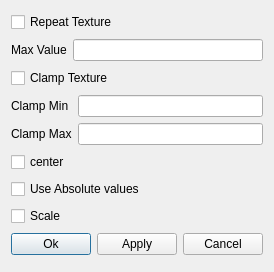
<ui version="4.0" >
 <class>Dialog</class>
 <widget class="QDialog" name="Dialog" >
  <property name="geometry" >
   <rect>
    <x>0</x>
    <y>0</y>
    <width>257</width>
    <height>272</height>
   </rect>
  </property>
  <property name="minimumSize" >
   <size>
    <width>0</width>
    <height>0</height>
   </size>
  </property>
  <property name="maximumSize" >
   <size>
    <width>90000</width>
    <height>90000</height>
   </size>
  </property>
  <property name="windowTitle" >
   <string>Dialog</string>
  </property>
  <layout class="QVBoxLayout" >
   <item>
    <widget class="QCheckBox" name="repeatBox" >
     <property name="text" >
      <string>Repeat Texture</string>
     </property>
    </widget>
   </item>
   <item>
    <layout class="QHBoxLayout" >
     <property name="spacing" >
      <number>6</number>
     </property>
     <property name="leftMargin" >
      <number>0</number>
     </property>
     <property name="topMargin" >
      <number>0</number>
     </property>
     <property name="rightMargin" >
      <number>0</number>
     </property>
     <property name="bottomMargin" >
      <number>0</number>
     </property>
     <item>
      <widget class="QLabel" name="label_3" >
       <property name="text" >
        <string>Max Value</string>
       </property>
      </widget>
     </item>
     <item>
      <widget class="QLineEdit" name="max_val" />
     </item>
    </layout>
   </item>
   <item>
    <widget class="QCheckBox" name="clampBox" >
     <property name="text" >
      <string>Clamp Texture</string>
     </property>
    </widget>
   </item>
   <item>
    <layout class="QHBoxLayout" >
     <property name="spacing" >
      <number>6</number>
     </property>
     <property name="leftMargin" >
      <number>0</number>
     </property>
     <property name="topMargin" >
      <number>0</number>
     </property>
     <property name="rightMargin" >
      <number>0</number>
     </property>
     <property name="bottomMargin" >
      <number>0</number>
     </property>
     <item>
      <layout class="QVBoxLayout" >
       <property name="spacing" >
        <number>6</number>
       </property>
       <property name="leftMargin" >
        <number>0</number>
       </property>
       <property name="topMargin" >
        <number>0</number>
       </property>
       <property name="rightMargin" >
        <number>0</number>
       </property>
       <property name="bottomMargin" >
        <number>0</number>
       </property>
       <item>
        <widget class="QLabel" name="label" >
         <property name="text" >
          <string>Clamp Min</string>
         </property>
        </widget>
       </item>
       <item>
        <widget class="QLabel" name="label_2" >
         <property name="text" >
          <string>Clamp Max</string>
         </property>
        </widget>
       </item>
      </layout>
     </item>
     <item>
      <layout class="QVBoxLayout" >
       <property name="spacing" >
        <number>6</number>
       </property>
       <property name="leftMargin" >
        <number>0</number>
       </property>
       <property name="topMargin" >
        <number>0</number>
       </property>
       <property name="rightMargin" >
        <number>0</number>
       </property>
       <property name="bottomMargin" >
        <number>0</number>
       </property>
       <item>
        <widget class="QLineEdit" name="clamp_min" />
       </item>
       <item>
        <widget class="QLineEdit" name="clamp_max" />
       </item>
      </layout>
     </item>
    </layout>
   </item>
   <item>
    <widget class="QCheckBox" name="centerBox" >
     <property name="text" >
      <string>center</string>
     </property>
    </widget>
   </item>
   <item>
    <widget class="QCheckBox" name="absBox" >
     <property name="text" >
      <string>Use Absolute values</string>
     </property>
    </widget>
   </item>
   <item>
    <widget class="QCheckBox" name="scaleBox" >
     <property name="text" >
      <string>Scale</string>
     </property>
    </widget>
   </item>
   <item>
    <layout class="QHBoxLayout" >
     <property name="spacing" >
      <number>6</number>
     </property>
     <property name="leftMargin" >
      <number>0</number>
     </property>
     <property name="topMargin" >
      <number>0</number>
     </property>
     <property name="rightMargin" >
      <number>0</number>
     </property>
     <property name="bottomMargin" >
      <number>0</number>
     </property>
     <item>
      <widget class="QPushButton" name="okButton" >
       <property name="text" >
        <string>Ok</string>
       </property>
      </widget>
     </item>
     <item>
      <widget class="QPushButton" name="applyButton" >
       <property name="text" >
        <string>Apply</string>
       </property>
      </widget>
     </item>
     <item>
      <widget class="QPushButton" name="cancelButton" >
       <property name="text" >
        <string>Cancel</string>
       </property>
      </widget>
     </item>
    </layout>
   </item>
  </layout>
 </widget>
 <resources/>
 <connections/>
</ui>
